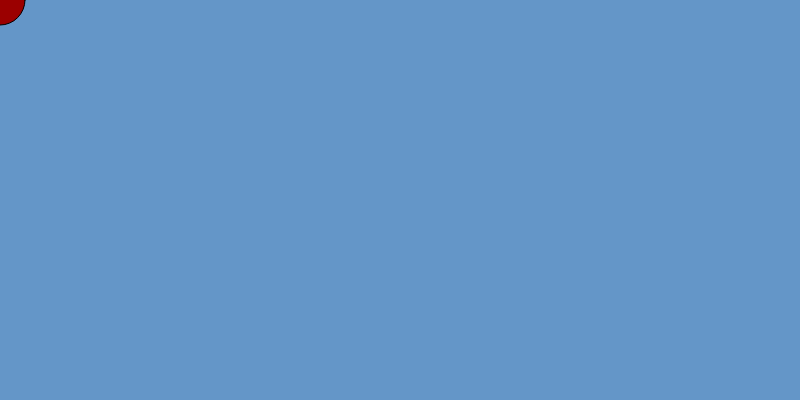
Frame 1 (no input)
Frame 60 (no input): identical to frame 1, image omitted
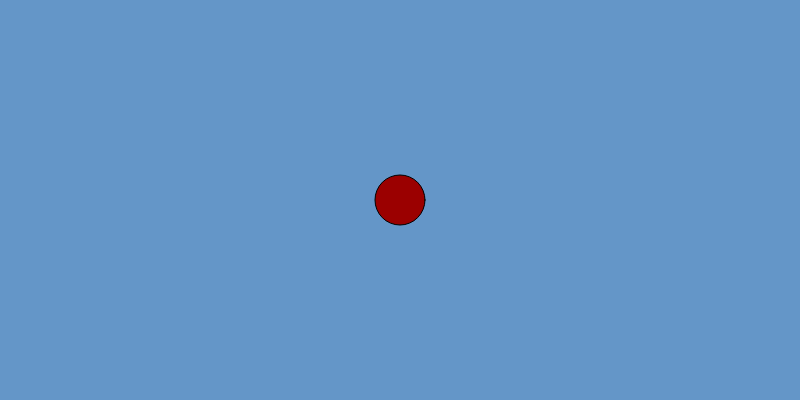
Frame 120 (the mouse pressed at the canvas centre since frame 60)

The p5.js sketch that drew these frames (run headless with seeded random() and noise() and a simulated clock; from frame 60 on, the mouse is pressed at the canvas centre):

// p5.js sketch
// ── sketch.js
var r=100;
var g=150;
var b=200;



function setup() {
  createCanvas(800,400);
}

function draw() {
  background(r,g,b);  
  fill(155,0,0);
  ellipse(mouseX,mouseY,50,50);
}
